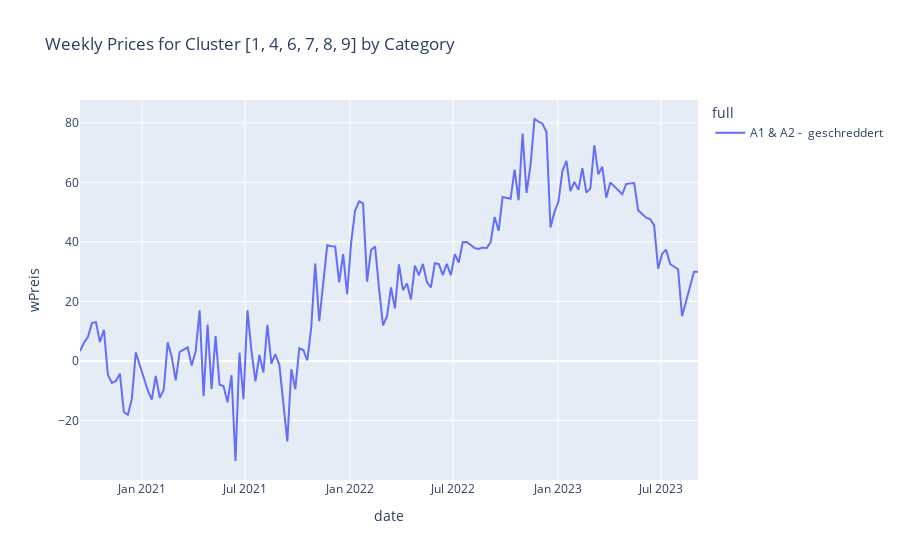

The notebook cell saved with this chart:
### Markdown cell above
### Cluster [1, 4, 6, 7, 8, 9]

### Code cell
fig = px.line(TS7, x='date', y='wPreis', color='full', title='Weekly Prices for Cluster [1, 4, 6, 7, 8, 9] by Category')
fig.show()

### Figure 1 — Plotly figure (JSON) as saved in the notebook; plotly's stock layout.template omitted (floating-point values rounded to 4 significant figures; data arrays with more than 128 entries replaced by an {"elided": "..."} marker saying what was removed)
{"data": [{"hovertemplate": "full=A1 & A2 -  geschreddert<br>date=%{x}<br>wPreis=%{y}<extra></extra>", "legendgroup": "A1 & A2 -  geschreddert", "line": {"color": "#636efa", "dash": "solid"}, "marker": {"symbol": "circle"}, "mode": "lines", "name": "A1 & A2 -  geschreddert", "orientation": "v", "showlegend": true, "type": "scatter", "x": {"elided": "143 str values"}, "xaxis": "x", "y": {"elided": "143 float values"}, "yaxis": "y"}], "layout": {"legend": {"title": {"text": "full"}, "tracegroupgap": 0}, "title": {"text": "Weekly Prices for Cluster [1, 4, 6, 7, 8, 9] by Category"}, "xaxis": {"anchor": "y", "domain": [0, 1], "title": {"text": "date"}}, "yaxis": {"anchor": "x", "domain": [0, 1], "title": {"text": "wPreis"}}}}
